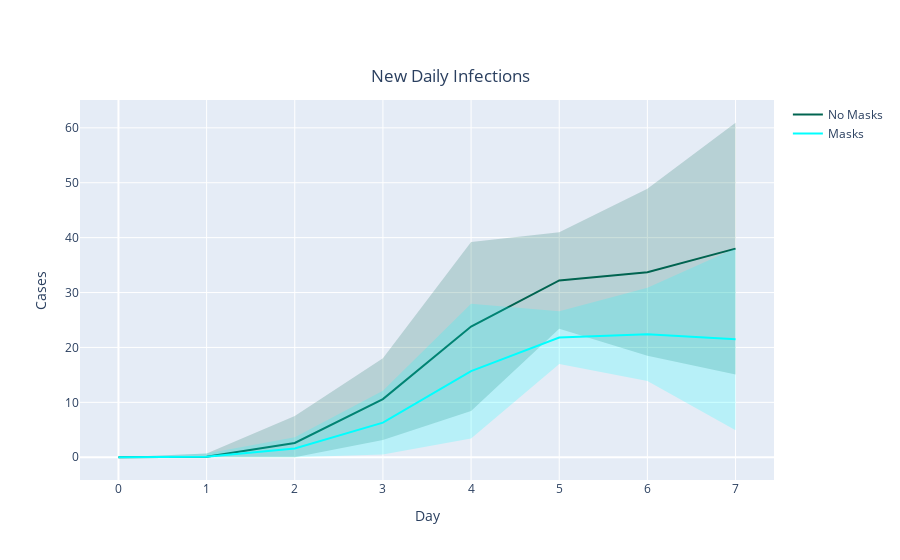

This figure's notebook cell:
### Code cell
# Figure: New Infections - Mask Use vs. No Masks

fig = go.Figure([
    go.Scatter( # Default
        x=default_scen_new_inf['dates'].tolist(),
        y=default_scen_new_inf['new_infections'].tolist(),
        line=dict(color='rgb(0,100,80)'),
        mode='lines',
        name="No Masks",
        showlegend=True
    ),
    go.Scatter( # Default confidence interval
        x=default_scen_new_inf['dates'].tolist()+default_scen_new_inf['dates'].tolist()[::-1], # x, then x reversed
        y=default_scen_new_inf['new_infections_high'].tolist()+default_scen_new_inf['new_infections_low'].tolist()[::-1], # upper, then lower reversed
        fill='toself',
        fillcolor='rgba(0,100,80,0.2)',
        line=dict(color='rgba(255,255,255,0)'),
        hoverinfo="skip",
        showlegend=False,
        #name = 'Mixed 95% Confidence Interval'
    ),
    go.Scatter( # Masks
        x=mask_scen_new_inf['dates'].tolist(),
        y=mask_scen_new_inf['new_infections'].tolist(),
        line=dict(color='rgb(0,255,255)'),
        mode='lines',
        name="Masks",
        showlegend=True
    ),
    go.Scatter( # Masks confidence interval
        x=mask_scen_new_inf['dates'].tolist()+mask_scen_new_inf['dates'].tolist()[::-1], # x, then x reversed
        y=mask_scen_new_inf['new_infections_high'].tolist()+mask_scen_new_inf['new_infections_low'].tolist()[::-1], # upper, then lower reversed
        fill='toself',
        fillcolor='rgba(0,255,255,0.2)',
        line=dict(color='rgba(255,255,255,0)'),
        hoverinfo="skip",
        showlegend=False
    ),
])

fig.update_layout(
    title_text='New Daily Infections', title_x=0.5, title_y=0.875,
    xaxis_title="Day",
    yaxis_title="Cases"
)

fig.show()

### Figure 1 — Plotly figure (JSON) as saved in the notebook; plotly's stock layout.template omitted (floating-point values rounded to 4 significant figures)
{"data": [{"line": {"color": "rgb(0,100,80)"}, "mode": "lines", "name": "No Masks", "showlegend": true, "type": "scatter", "x": [0, 1, 2, 3, 4, 5, 6, 7], "y": [0, 0.1, 2.6, 10.6, 23.8, 32.2, 33.7, 38]}, {"fill": "toself", "fillcolor": "rgba(0,100,80,0.2)", "hoverinfo": "skip", "line": {"color": "rgba(255,255,255,0)"}, "showlegend": false, "type": "scatter", "x": [0, 1, 2, 3, 4, 5, 6, 7, 7, 6, 5, 4, 3, 2, 1, 0], "y": [0, 0.7, 7.515, 18.04, 39.18, 41, 48.91, 60.93, 15.07, 18.49, 23.4, 8.417, 3.16, 0, 0, 0]}, {"line": {"color": "rgb(0,255,255)"}, "mode": "lines", "name": "Masks", "showlegend": true, "type": "scatter", "x": [0, 1, 2, 3, 4, 5, 6, 7], "y": [0, 0.1, 1.6, 6.3, 15.7, 21.8, 22.4, 21.5]}, {"fill": "toself", "fillcolor": "rgba(0,255,255,0.2)", "hoverinfo": "skip", "line": {"color": "rgba(255,255,255,0)"}, "showlegend": false, "type": "scatter", "x": [0, 1, 2, 3, 4, 5, 6, 7, 7, 6, 5, 4, 3, 2, 1, 0], "y": [0, 0.7, 3.64, 12.1, 27.97, 26.6, 30.89, 38.07, 4.929, 13.91, 17, 3.435, 0.5, 0, 0, 0]}], "layout": {"title": {"text": "New Daily Infections", "x": 0.5, "y": 0.875}, "xaxis": {"title": {"text": "Day"}}, "yaxis": {"title": {"text": "Cases"}}}}
